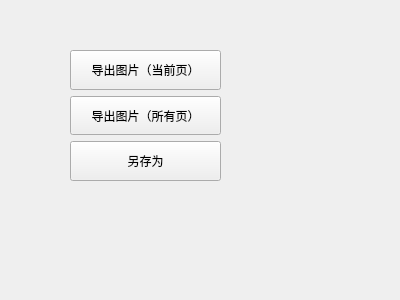
<?xml version="1.0" encoding="UTF-8"?>
<ui version="4.0">
 <class>MenuPanel_Export</class>
 <widget class="QWidget" name="MenuPanel_Export">
  <property name="geometry">
   <rect>
    <x>0</x>
    <y>0</y>
    <width>400</width>
    <height>300</height>
   </rect>
  </property>
  <property name="windowTitle">
   <string>Form</string>
  </property>
  <widget class="QWidget" name="verticalLayoutWidget_11">
   <property name="geometry">
    <rect>
     <x>70</x>
     <y>50</y>
     <width>151</width>
     <height>131</height>
    </rect>
   </property>
   <layout class="QVBoxLayout" name="verticalLayout" stretch="1,1,1">
    <item>
     <widget class="PushButton_Basic" name="pExportToPicture">
      <property name="sizePolicy">
       <sizepolicy hsizetype="Preferred" vsizetype="Preferred">
        <horstretch>0</horstretch>
        <verstretch>0</verstretch>
       </sizepolicy>
      </property>
      <property name="styleSheet">
       <string notr="true"/>
      </property>
      <property name="text">
       <string>导出图片（当前页）</string>
      </property>
     </widget>
    </item>
    <item>
     <widget class="PushButton_Basic" name="pExportAllToPicture">
      <property name="sizePolicy">
       <sizepolicy hsizetype="Preferred" vsizetype="Preferred">
        <horstretch>0</horstretch>
        <verstretch>0</verstretch>
       </sizepolicy>
      </property>
      <property name="styleSheet">
       <string notr="true"/>
      </property>
      <property name="text">
       <string>导出图片（所有页）</string>
      </property>
     </widget>
    </item>
    <item>
     <widget class="PushButton_Basic" name="pExportOther">
      <property name="sizePolicy">
       <sizepolicy hsizetype="Preferred" vsizetype="Preferred">
        <horstretch>0</horstretch>
        <verstretch>0</verstretch>
       </sizepolicy>
      </property>
      <property name="styleSheet">
       <string notr="true"/>
      </property>
      <property name="text">
       <string>另存为</string>
      </property>
     </widget>
    </item>
   </layout>
  </widget>
 </widget>
 <customwidgets>
  <customwidget>
   <class>PushButton_Basic</class>
   <extends>QPushButton</extends>
   <header>Custom/PushButton/pushbutton_basic.h</header>
  </customwidget>
 </customwidgets>
 <resources/>
 <connections/>
</ui>
